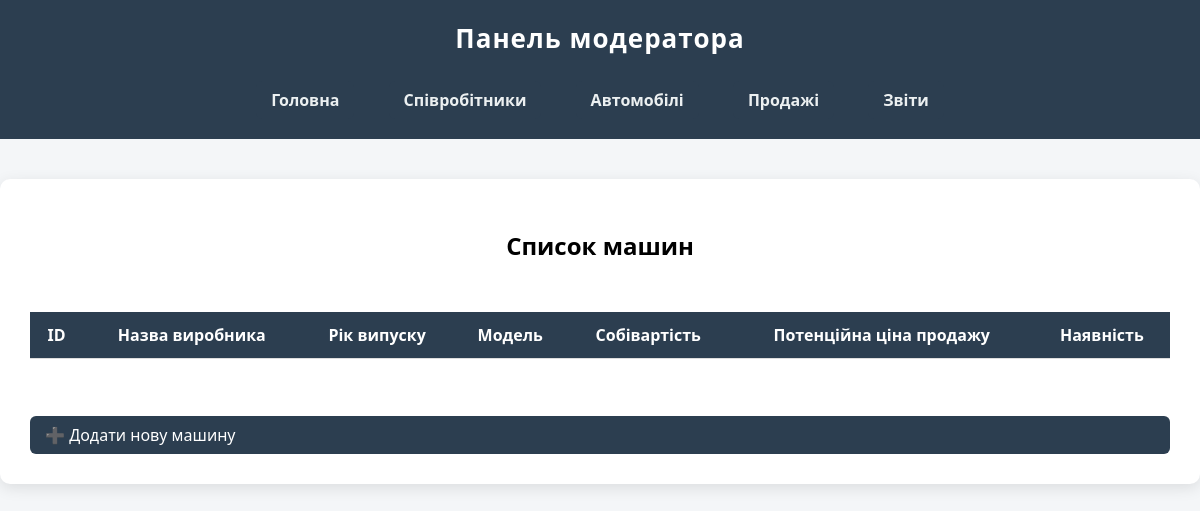
The page /moderator/cars/ on the database as committed earlier.
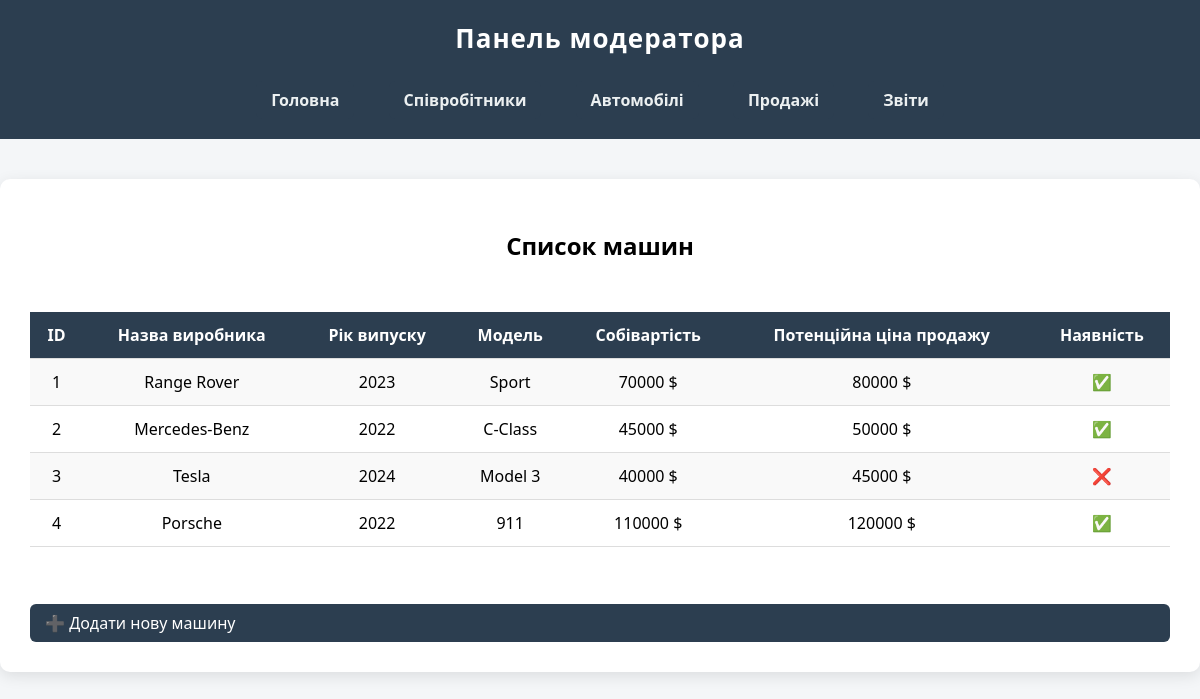
The same page on the database as committed later.
### main/models.py (models this page shows, shortened)
class Car(models.Model):
    producer_name = models.CharField(max_length=100)
    year_production = models.IntegerField()
    model = models.CharField(max_length=100)
    cost = models.IntegerField()
    potential_selling_price = models.IntegerField()
    is_available = models.BooleanField(default=True)

### moderator/views.py (the view)
# urls.py: path('cars/', views.show_cars_list, name='cars_list'),
def show_cars_list(request):
    all_cars = Car.objects.all()
    return render(request, 'moderator/cars/cars_list.html', {'all_cars': all_cars})

### moderator/templates/moderator/cars/cars_list.html (shortened to what this page needs)
{% extends 'layout_m.html' %}
{% block content %}
    <h2 style="text-align: center; margin-bottom: 30px;">Список машин</h2>
    <form method="get">
        <table>
            <tr>
                <th>ID</th>
                <th>Назва виробника</th>
                <th>Рік випуску</th>
                <th>Модель</th>
                <th>Собівартість</th>
                <th>Потенційна ціна продажу</th>
                <th>Наявність</th>
            </tr>
            {% for car in all_cars %}
            <tr>
                <td>{{ car.id }}</td>
                <td>{{ car.producer_name }}</td>
                <td>{{ car.year_production }}</td>
                <td>{{ car.model }}</td>
                <td>{{ car.cost }} $</td>
                <td>{{ car.potential_selling_price }} $</td>
                <td>{% if car.is_available %}✅{% else %}❌{% endif %}</td>
            </tr>
            {% endfor %}
        </table>
      <br>
      <a href="{% url 'create_car' %}">➕ Додати нову машину</a>
    </form>
{% endblock %}

Rows that differ between the two databases and show on the page:
added Car: id "1", producer_name "Range Rover", year_production "2023", model "Sport", cost "70000", potential_selling_price "80000"
added Car: id "2", producer_name "Mercedes-Benz", year_production "2022", model "C-Class", cost "45000", potential_selling_price "50000"
added Car: id "3", producer_name "Tesla", year_production "2024", model "Model 3", cost "40000", potential_selling_price "45000"
added Car: id "4", producer_name "Porsche", year_production "2022", model "911", cost "110000", potential_selling_price "120000"
